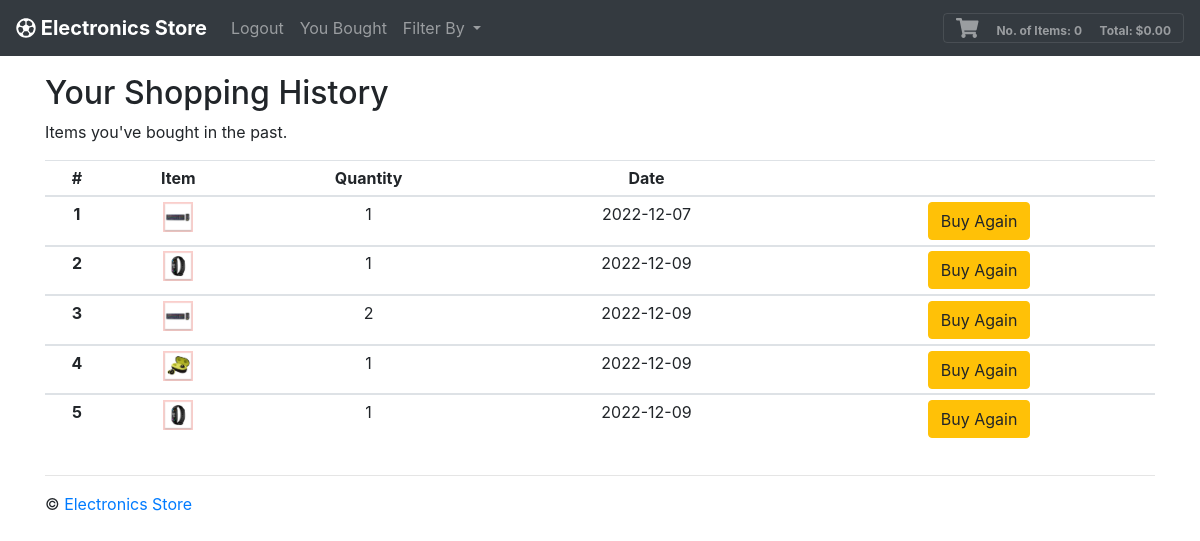
/history/ (signed in), run on the app's committed database.
### tables this page shows
CREATE TABLE 'purchases' ('uid' text, "location" text, 'image' text, 'quantity' integer, 'id' INTEGER, 'date'  date NOT NULL DEFAULT CURRENT_DATE  );

### application.py (the view)
@app.route("/history/")
def history():
    shoppingCart = []
    shopLen = len(shoppingCart)
    totItems, total, display = 0, 0, 0
    myproducts = db.execute("SELECT * FROM purchases WHERE uid=:uid", uid=session["uid"])
    myproductsLen = len(myproducts)
    return render_template("history.html", shoppingCart=shoppingCart, shopLen=shopLen, total=total, totItems=totItems, display=display, session=session, myproducts=myproducts, myproductsLen=myproductsLen)

### templates/history.html (shortened to what this page needs)
{% extends "base.html" %}
{% block body %}
      <div class="row">
        <div class="col-sm">
          <h2>Your Shopping History</h2>
          <p>Items you've bought in the past.</p>
          <table class="table table-sm">
            <thead>
              <tr>
                <th scope="col">#</th>
                <th scope="col">Item</th>
                <th scope="col">Quantity</th>
                <th scope="col">Date</th>
                <th scope="col"></th>
              </tr>
            </thead>
            <tbody>
            {% for i in range(myproductsLen) %}
              <tr>
                <th scope="row">{{ i + 1 }}</th>
                <td><img src="/static/img/{{ myproducts[i]["image"] }}" width="30px" alt="{{ myproducts[i][" location"] }}" /></td>
                <td>{{ myproducts[i]["quantity"] }}</td>
                <td>{{ myproducts[i]["date"] }}</td>
                <td><a href="/filter/?id={{ myproducts[i]["id"] }}"><button type="button" class="btn btn-warning">Buy Again</button></a></td>
              </tr>
            </tbody>
            {% endfor %}
          </table>
        </div>
      </div>
    </div>
  </main>
{% endblock %}

### static/css/custom.css (style rules this page uses)
tr { text-align: center; }

### data on the page
purchases: image (picture), quantity "1", date "2022-12-07"
purchases: image (picture), quantity "1", date "2022-12-09"
purchases: image (picture), quantity "2", date "2022-12-09"
purchases: image (picture), quantity "1", date "2022-12-09"
purchases: image (picture), quantity "1", date "2022-12-09"

### other printed values
{{ totItems }} "0"
{{ '{:,.2f}'.format(total) }} "0.00"
{{ i + 1 }} "1" "2" "3" "4" "5"
